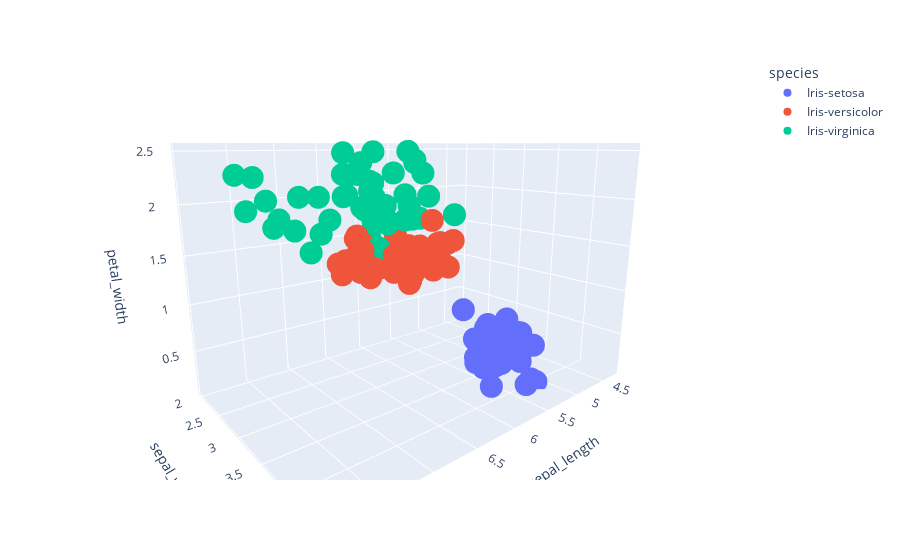

Notebook code cell kept with this figure:
### Markdown cell above
### 3D scatter plots

### Code cell
fig = px.scatter_3d(df, x='sepal_length', y='sepal_width', z='petal_width',
              color='species', height=10)
fig.show()

### Figure 1 — Plotly figure (JSON) as saved in the notebook; plotly's stock layout.template omitted (floating-point values rounded to 4 significant figures)
{"data": [{"hovertemplate": "species=Iris-setosa<br>sepal_length=%{x}<br>sepal_width=%{y}<br>petal_width=%{z}<extra></extra>", "legendgroup": "Iris-setosa", "marker": {"color": "#636efa", "symbol": "circle"}, "mode": "markers", "name": "Iris-setosa", "scene": "scene", "showlegend": true, "type": "scatter3d", "x": [5.1, 4.9, 4.7, 4.6, 5, 5.4, 4.6, 5, 4.4, 4.9, 5.4, 4.8, 4.8, 4.3, 5.8, 5.7, 5.4, 5.1, 5.7, 5.1, 5.4, 5.1, 4.6, 5.1, 4.8, 5, 5, 5.2, 5.2, 4.7, 4.8, 5.4, 5.2, 5.5, 4.9, 5, 5.5, 4.9, 4.4, 5.1, 5, 4.5, 4.4, 5, 5.1, 4.8, 5.1, 4.6, 5.3, 5], "y": [3.5, 3, 3.2, 3.1, 3.6, 3.9, 3.4, 3.4, 2.9, 3.1, 3.7, 3.4, 3, 3, 4, 4.4, 3.9, 3.5, 3.8, 3.8, 3.4, 3.7, 3.6, 3.3, 3.4, 3, 3.4, 3.5, 3.4, 3.2, 3.1, 3.4, 4.1, 4.2, 3.1, 3.2, 3.5, 3.1, 3, 3.4, 3.5, 2.3, 3.2, 3.5, 3.8, 3, 3.8, 3.2, 3.7, 3.3], "z": [0.2, 0.2, 0.2, 0.2, 0.2, 0.4, 0.3, 0.2, 0.2, 0.1, 0.2, 0.2, 0.1, 0.1, 0.2, 0.4, 0.4, 0.3, 0.3, 0.3, 0.2, 0.4, 0.2, 0.5, 0.2, 0.2, 0.4, 0.2, 0.2, 0.2, 0.2, 0.4, 0.1, 0.2, 0.1, 0.2, 0.2, 0.1, 0.2, 0.2, 0.3, 0.3, 0.2, 0.6, 0.4, 0.3, 0.2, 0.2, 0.2, 0.2]}, {"hovertemplate": "species=Iris-versicolor<br>sepal_length=%{x}<br>sepal_width=%{y}<br>petal_width=%{z}<extra></extra>", "legendgroup": "Iris-versicolor", "marker": {"color": "#EF553B", "symbol": "circle"}, "mode": "markers", "name": "Iris-versicolor", "scene": "scene", "showlegend": true, "type": "scatter3d", "x": [7, 6.4, 6.9, 5.5, 6.5, 5.7, 6.3, 4.9, 6.6, 5.2, 5, 5.9, 6, 6.1, 5.6, 6.7, 5.6, 5.8, 6.2, 5.6, 5.9, 6.1, 6.3, 6.1, 6.4, 6.6, 6.8, 6.7, 6, 5.7, 5.5, 5.5, 5.8, 6, 5.4, 6, 6.7, 6.3, 5.6, 5.5, 5.5, 6.1, 5.8, 5, 5.6, 5.7, 5.7, 6.2, 5.1, 5.7], "y": [3.2, 3.2, 3.1, 2.3, 2.8, 2.8, 3.3, 2.4, 2.9, 2.7, 2, 3, 2.2, 2.9, 2.9, 3.1, 3, 2.7, 2.2, 2.5, 3.2, 2.8, 2.5, 2.8, 2.9, 3, 2.8, 3, 2.9, 2.6, 2.4, 2.4, 2.7, 2.7, 3, 3.4, 3.1, 2.3, 3, 2.5, 2.6, 3, 2.6, 2.3, 2.7, 3, 2.9, 2.9, 2.5, 2.8], "z": [1.4, 1.5, 1.5, 1.3, 1.5, 1.3, 1.6, 1, 1.3, 1.4, 1, 1.5, 1, 1.4, 1.3, 1.4, 1.5, 1, 1.5, 1.1, 1.8, 1.3, 1.5, 1.2, 1.3, 1.4, 1.4, 1.7, 1.5, 1, 1.1, 1, 1.2, 1.6, 1.5, 1.6, 1.5, 1.3, 1.3, 1.3, 1.2, 1.4, 1.2, 1, 1.3, 1.2, 1.3, 1.3, 1.1, 1.3]}, {"hovertemplate": "species=Iris-virginica<br>sepal_length=%{x}<br>sepal_width=%{y}<br>petal_width=%{z}<extra></extra>", "legendgroup": "Iris-virginica", "marker": {"color": "#00cc96", "symbol": "circle"}, "mode": "markers", "name": "Iris-virginica", "scene": "scene", "showlegend": true, "type": "scatter3d", "x": [6.3, 5.8, 7.1, 6.3, 6.5, 7.6, 4.9, 7.3, 6.7, 7.2, 6.5, 6.4, 6.8, 5.7, 5.8, 6.4, 6.5, 7.7, 7.7, 6, 6.9, 5.6, 7.7, 6.3, 6.7, 7.2, 6.2, 6.1, 6.4, 7.2, 7.4, 7.9, 6.4, 6.3, 6.1, 7.7, 6.3, 6.4, 6, 6.9, 6.7, 6.9, 5.8, 6.8, 6.7, 6.7, 6.3, 6.5, 6.2, 5.9], "y": [3.3, 2.7, 3, 2.9, 3, 3, 2.5, 2.9, 2.5, 3.6, 3.2, 2.7, 3, 2.5, 2.8, 3.2, 3, 3.8, 2.6, 2.2, 3.2, 2.8, 2.8, 2.7, 3.3, 3.2, 2.8, 3, 2.8, 3, 2.8, 3.8, 2.8, 2.8, 2.6, 3, 3.4, 3.1, 3, 3.1, 3.1, 3.1, 2.7, 3.2, 3.3, 3, 2.5, 3, 3.4, 3], "z": [2.5, 1.9, 2.1, 1.8, 2.2, 2.1, 1.7, 1.8, 1.8, 2.5, 2, 1.9, 2.1, 2, 2.4, 2.3, 1.8, 2.2, 2.3, 1.5, 2.3, 2, 2, 1.8, 2.1, 1.8, 1.8, 1.8, 2.1, 1.6, 1.9, 2, 2.2, 1.5, 1.4, 2.3, 2.4, 1.8, 1.8, 2.1, 2.4, 2.3, 1.9, 2.3, 2.5, 2.3, 1.9, 2, 2.3, 1.8]}], "layout": {"autosize": true, "legend": {"title": {"text": "species"}, "tracegroupgap": 0}, "margin": {"t": 60}, "scene": {"aspectmode": "auto", "aspectratio": {"x": 1.31, "y": 0.8736, "z": 0.8736}, "camera": {"center": {"x": 0, "y": 0, "z": 0}, "eye": {"x": 1.121, "y": 1.336, "z": 0.4325}, "projection": {"type": "perspective"}, "up": {"x": 0, "y": 0, "z": 1}}, "domain": {"x": [0, 1], "y": [0, 1]}, "xaxis": {"title": {"text": "sepal_length"}, "type": "linear"}, "yaxis": {"title": {"text": "sepal_width"}, "type": "linear"}, "zaxis": {"title": {"text": "petal_width"}, "type": "linear"}}}}
